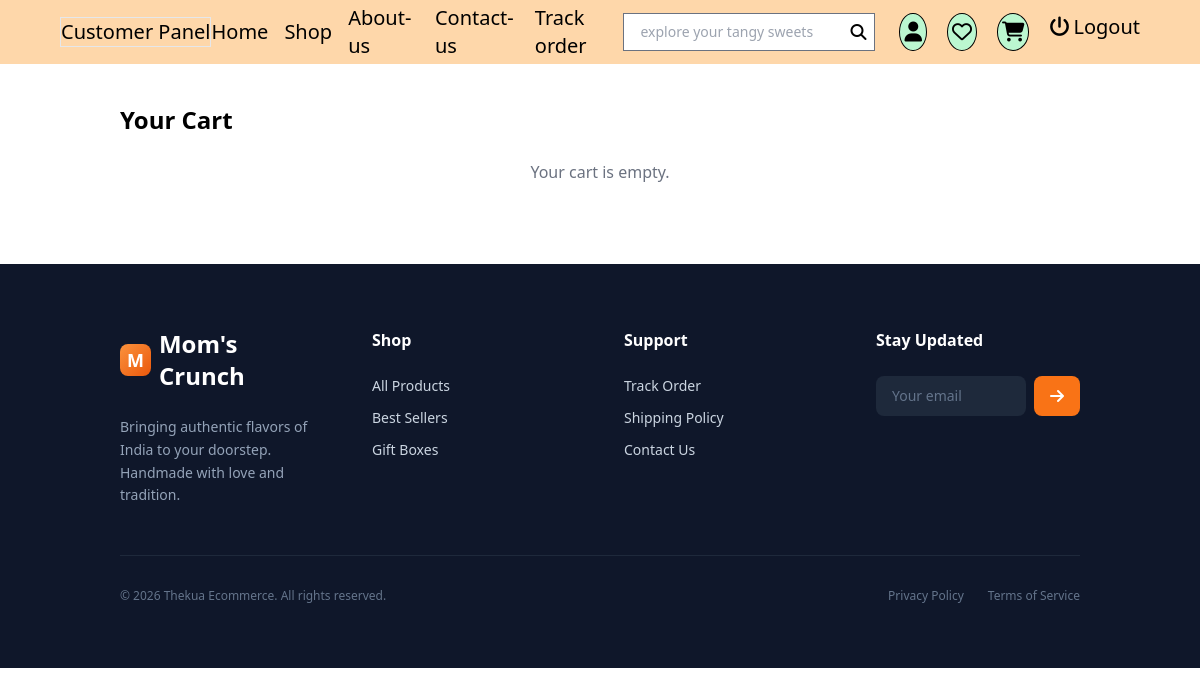
Before: /viewcart (signed in) with the older database file.
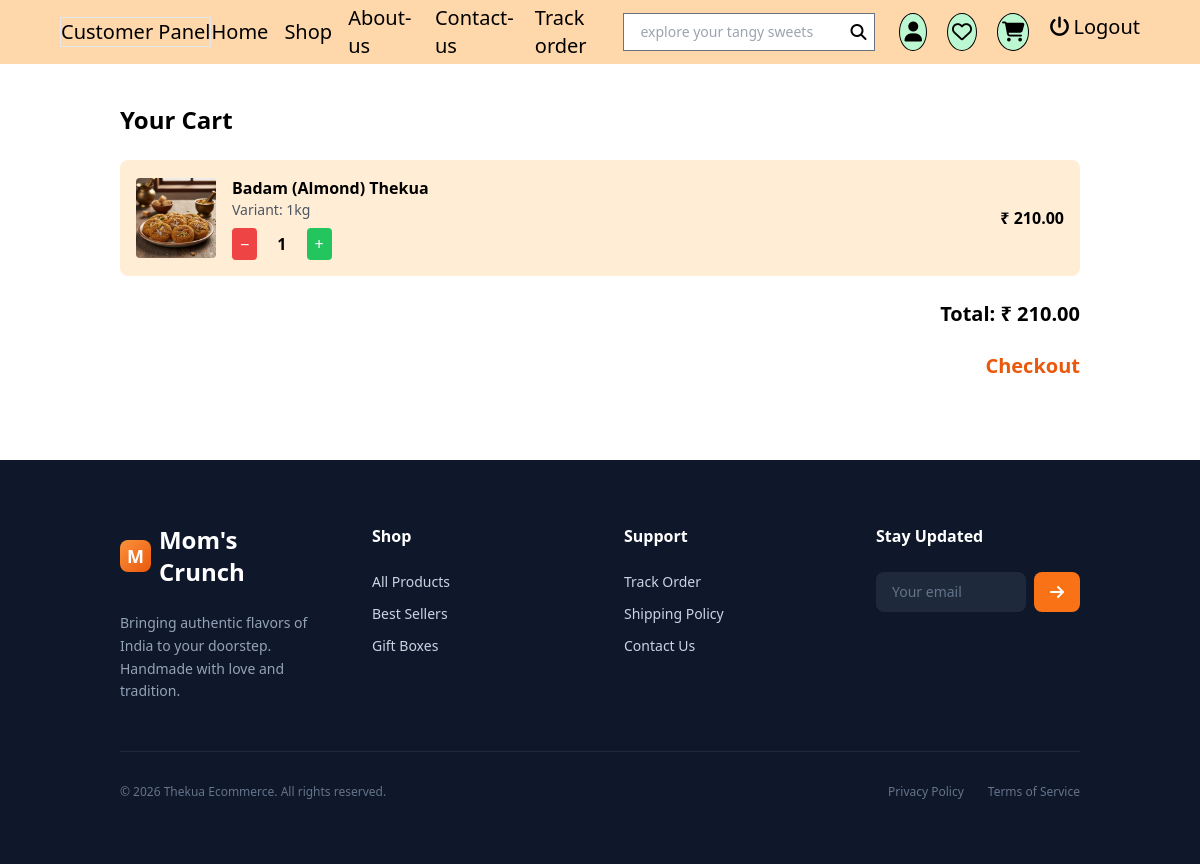
After: the same page with the newer database file.
### eshop/models.py (models this page shows, shortened)
class CartItem(models.Model):
    cart=models.ForeignKey(Cart,on_delete=models.CASCADE,related_name="items")
    product_variant=models.ForeignKey(ProductVariant,on_delete=models.CASCADE)
    quantity=models.PositiveIntegerField(default=1)
    added_at=models.DateTimeField(auto_now_add=True)
    @property
    def total_price(self):
        return self.product_variant.discount_price * self.quantity
    class Meta:
        constraints=[models.UniqueConstraint(fields=["cart","product_variant"],name="unique_cart_product")]

class Productimage(models.Model):
    product=models.ForeignKey(Product,on_delete=models.CASCADE,related_name="images")
    productimages=models.ImageField(upload_to="productimages/")

class ProductVariant(models.Model):
    product=models.ForeignKey(Product,on_delete=models.CASCADE,related_name="productvariants")
    weight=models.CharField(max_length=200)
    price=models.DecimalField(max_digits=10,decimal_places=2)
    discount_price=models.DecimalField(max_digits=10,decimal_places=2,null=True,blank=True)
    stock=models.PositiveIntegerField()
    sku=models.PositiveIntegerField()
    is_active=models.BooleanField(default=True)

class Product(models.Model):
    subcategory=models.ForeignKey(SubCategory,on_delete=models.CASCADE)
    name=models.CharField(max_length=200)
    description=models.CharField(max_length=500)
    seller=models.ForeignKey(User,on_delete=models.CASCADE,related_name="products")
    created_at=models.DateField(auto_now_add=True)
    starting_from=models.DecimalField(max_digits=10,decimal_places=2,null=True,blank=True)
    updated_at=models.DateField(auto_now=True)
    is_active=models.BooleanField(default=False)
    slug = models.SlugField(unique=True,blank=True)

### eshop/customerviews.py (the view)
# urls.py: path("viewcart",viewcart,name="viewcart"),
def viewcart(request):
    cart=Cart.objects.filter(user=request.user).first()
    items=cart.items.all() if cart else []
    total=sum(item.total_price for item in items)
    return render(request,"customer/cart.html",{"cart": cart,"items": items,"total": total})

### eshop/templates/customer/cart.html
{% extends "customer/customerbase.html" %}
{% block content %}
<div class="px-[10%] mt-10">
    <h1 class="text-2xl font-bold mb-6">Your Cart</h1>
    {% if items %}
        {% for item in items %}
            <div class="flex justify-between items-center bg-orange-100 p-4 rounded-lg mb-4">
                <div class="flex items-center gap-4">
                    {% with item.product_variant.product.images.first as img %}
                        {% if img %}
                            <img src="{{ img.productimages.url }}"
                                 class="w-20 h-20 object-contain rounded">
                        {% else %}
                            <div class="w-20 h-20 bg-gray-200 flex items-center justify-center rounded">
                                No Image
                            </div>
                        {% endif %}
                    {% endwith %}
                    <div>
                        <h2 class="font-bold">
                            {{ item.product_variant.product.name }}
                        </h2>
                        <p class="text-sm text-gray-600">
                            Variant: {{ item.product_variant.weight }}
                        </p>
                        <div class="flex items-center gap-2 mt-2">
                            <a href="{% url 'decreaseqty' item.id %}"
                               class="px-2 py-1 bg-red-500 text-white rounded">−</a>
                            <span class="px-3 font-bold">{{ item.quantity }}</span>
                            <a href="{% url 'increaseqty' item.id %}"
                               class="px-2 py-1 bg-green-500 text-white rounded">+</a>
                        </div>
                    </div>
                </div>
                <p class="font-bold">
                    ₹ {{ item.total_price }}
                </p>
            </div>
        {% endfor %}
        <div class="text-right mt-6">
            <h2 class="text-xl font-bold">Total: ₹ {{ total }}</h2>
        </div>
        <div class="text-right mt-6">
            <a href="{% url 'checkout' %}" class="text-xl font-bold text-orange-600">Checkout</a>
        </div>
    {% else %}
        <p class="text-center text-gray-500">Your cart is empty.</p>
    {% endif %}
</div>
{% endblock %}

### eshop/templates/customer/customerbase.html (shortened to what this page needs)
<!DOCTYPE html>
<html lang="en">
<head>
    <script src="https://cdn.tailwindcss.com"></script>
    <link rel="stylesheet" href="https://cdnjs.cloudflare.com/ajax/libs/font-awesome/6.7.2/css/all.min.css" />
</head>
<body>
    <div class="flex flex-1 w-full h-16 bg-orange-200 px-[5%] justify-between items-center">
        <div class="bg-brown h-100 w-100 border border-green flex">
            <a href="" class="text-black text-xl">Customer Panel</a>
        </div>
        <div class="flex flex-1 items-center justify-center gap-4 text-xl">
            <a href="{% url 'customerpage' %}">Home</a>
            <a href="">Shop</a>
            <a href="{% url 'about' %}">About-us</a>
            <a href="">Contact-us</a>
            <a href="">Track order</a>
        </div>
        <div class="flex items-center gap-6">
            <form action="{% url 'search' %}" method="GET">
                <div class="flex items-center bg-white border border-gray-500 justify-center p-2">
                <input type="text" name="product" value="{{query}}" placeholder="explore your tangy sweets" class="text-sm px-2 outline-none">
                <button type="submit"><i class="fa-solid fa-magnifying-glass flex items-center"></i></button>
            </div>
            </form>
            <div class="flex gap-5">
                <a href="{% url 'profile' %}"><i class="fa-solid fa-user cursor-pointer hover:text-orange-700 text-xl border rounded-[50%] border-black p-1 bg-green-200"></i></a>
                <a href="{% url 'viewwishlist' %}"><i class="fa-regular fa-heart cursor-pointer hover:text-orange-700 text-xl border rounded-[50%] border-black p-1 bg-green-200"></i></a>
                <a href="{% url 'viewcart' %}"><i class="fa-solid fa-cart-shopping cursor-pointer hover:text-orange-700 text-xl border rounded-[50%] border-black p-1 bg-green-200"></i></a>
                {% if user.is_authenticated %}
                <form action="{% url 'logout' %}" method="post">
                    <button type="submit" class="flex items-center text-xl gap-1"><i class="fa-solid fa-power-off"></i>Logout</button>
                </form>
                {% else %}
                <a href="{% url 'login' %}" class="flex items-center text-xl gap-1"><i class="fa-solid fa-power-off"></i>Login</a>
                {% endif %}
            </div>
        </div>
    </div>
    {% block content %}
{% endblock %}
    <footer class="bg-slate-900 text-slate-300 py-16 mt-20">
        <div class="container mx-auto px-4 lg:px-8">
            <div class="grid grid-cols-1 md:grid-cols-4 gap-12 mb-12">
                <div class="col-span-1 md:col-span-1">
                    <div class="flex items-center gap-2 mb-6">
                        <div
                            class="w-8 h-8 rounded-lg bg-gradient-to-br from-orange-400 to-orange-600 flex items-center justify-center">
                            <span class="text-white font-bold text-lg font-heading">M</span>
                        </div>
                        <span class="text-2xl font-bold font-heading text-white">Mom's Crunch</span>
                    </div>
                    <p class="text-slate-400 text-sm leading-relaxed">Bringing authentic flavors of India to your
                        doorstep. Handmade with love and tradition.</p>
                </div>
                <div>
                    <h4 class="text-white font-bold mb-6 font-heading">Shop</h4>
                    <ul class="space-y-3 text-sm">
                        <li><a href="#" class="hover:text-orange-400 transition-colors">All Products</a></li>
                        <li><a href="#" class="hover:text-orange-400 transition-colors">Best Sellers</a></li>
                        <li><a href="#" class="hover:text-orange-400 transition-colors">Gift Boxes</a></li>
                    </ul>
                </div>
                <div>
                    <h4 class="text-white font-bold mb-6 font-heading">Support</h4>
                    <ul class="space-y-3 text-sm">
                        <li><a href="#" class="hover:text-orange-400 transition-colors">Track Order</a></li>
                        <li><a href="#" class="hover:text-orange-400 transition-colors">Shipping Policy</a></li>
                        <li><a href="#" class="hover:text-orange-400 transition-colors">Contact Us</a></li>
                    </ul>
                </div>
                <div>
                    <h4 class="text-white font-bold mb-6 font-heading">Stay Updated</h4>
                    <form class="flex gap-2">
                        <input type="email" placeholder="Your email"
                            class="bg-slate-800 border-none rounded-lg px-4 py-2 text-sm text-white focus:ring-2 focus:ring-orange-500 w-full placeholder-slate-500">
                        <button
                            class="bg-orange-500 text-white px-4 py-2 rounded-lg hover:bg-orange-600 transition-colors">
                            <i class="fa-solid fa-arrow-right"></i>
                        </button>
                    </form>
                </div>
            </div>
            <div
                class="border-t border-slate-800 pt-8 flex flex-col md:flex-row justify-between items-center text-xs text-slate-500">
                <p>&copy; 2026 Thekua Ecommerce. All rights reserved.</p>
                <div class="flex gap-6 mt-4 md:mt-0">
                    <a href="#" class="hover:text-white transition-colors">Privacy Policy</a>
                    <a href="#" class="hover:text-white transition-colors">Terms of Service</a>
                </div>
            </div>
        </div>
    </footer>
</body>
</html>
</body>
</html>

Changed rows visible on the page:
added CartItem: product_variant.product.images.first.productimages (picture), product_variant.product.name "Badam (Almond) Thekua", product_variant.weight "1kg", quantity "1", total_price "210.00"
Other visible differences:
{{ total }}: (not shown) → "210.00"
text no longer shown: "Your cart is empty."
text now shown: "Total: ₹ Checkout"
